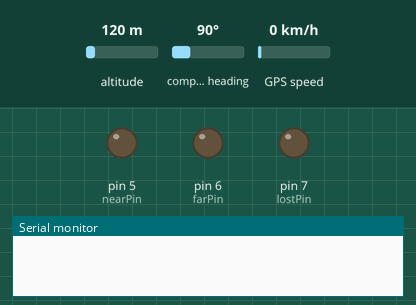
This sketch was run on a simulated Arduino Uno, built with avr-gcc and run on an emulated ATmega328P. Parts: output pins drawn as LEDs (lit = HIGH), the last lines printed to the serial monitor. Inputs (shaded band) come from the test bench; at power-on: altitude 120 m, compass heading 90°, GPS speed 0 km/h. The GPS gets a fix after 3 s at 37.7749, -122.4194 with 8 satellites.

Above: at 0.1 s.
At 1.1 s:
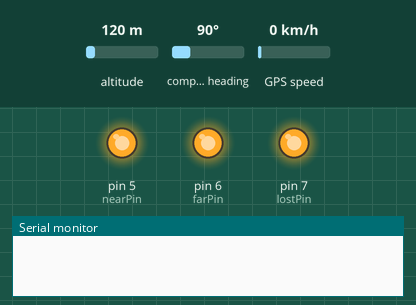
At 6.1 s:
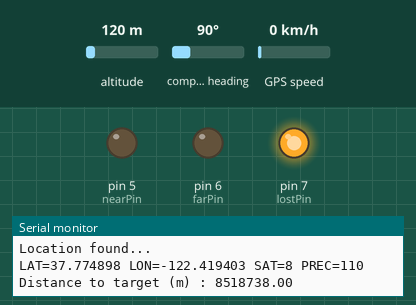
Timing chart, 0 to 7.6 s (numbered marks = the images above):
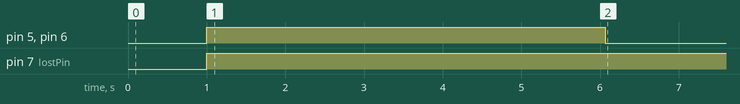

The sketch:

gps_locator.ino
```cpp
#include <SoftwareSerial.h>

#include <TinyGPS.h> //include TinyGPS library
#define LOW_POWER_MODE 1  //Low Power mode includes extra libraries making the compile a little bigger
#define DEBUG 1           //Serial logging at the price of more memory consumption?

#if LOW_POWER_MODE
#include <JeeLib.h> // Low power functions library
ISR(WDT_vect) { Sleepy::watchdogEvent(); } // Setup the watchdog
#endif

// Declare functions
void notLost();
boolean pollGPS();
float calc_dist(float, float, float, float);
// End of Function declaration

TinyGPS gps; //initialise GPS object
SoftwareSerial ss(4, 3); // Create pseudo serial on 4:rx, 3:tx so we can still debug

float targetLat=51.387425, targetLon=-2.359180;
float nearDist = 50, farDist = 500;
int nearPin = 5, farPin = 6, lostPin = 7;
int lostCount=0;

void setup()
{
  Serial.begin(9600);      //initialise serial port
  ss.begin(9600); // GPS module transmits at 9600 baud
  pinMode(nearPin, OUTPUT);  //setup LED pins
  pinMode(farPin,OUTPUT);
  pinMode(lostPin,OUTPUT);
}

void loop()
{
  boolean newData = pollGPS();
  if (newData)
  { //if we have GPS fix
    notLost();
  }
  else
  {
    //We're lost - Show this by lighting all LED's
    digitalWrite(nearPin,HIGH);
    digitalWrite(farPin,HIGH);
    digitalWrite(lostPin,HIGH);
    // Dont know where we are, wait a little longer
    #if LOW_POWER_MODE
      Sleepy::loseSomeTime(5000);
    #else
      delay(5000);
    #endif
  }

}

boolean pollGPS() //poll for GPS data for up to one second
{
  // For one second we parse GPS data and report some key values
  for (unsigned long start = millis(); millis() - start < 1000;)
  {
    while (ss.available())
    {
      char c = ss.read();
      #if DEBUG
//          Serial.write(c); // uncomment this line if you want to see the GPS data flowing
      #endif
      if (gps.encode(c)){ // Did a new valid sentence come in?
        #if DEBUG
          float flat, flon;
          unsigned long age;
          gps.f_get_position(&flat, &flon, &age);
          Serial.println();
          Serial.println("Location found...");
          Serial.print("LAT=");
          Serial.print(flat == TinyGPS::GPS_INVALID_F_ANGLE ? 0.0 : flat, 6);
          Serial.print(" LON=");
          Serial.print(flon == TinyGPS::GPS_INVALID_F_ANGLE ? 0.0 : flon, 6);
          Serial.print(" SAT=");
          Serial.print(gps.satellites() == TinyGPS::GPS_INVALID_SATELLITES ? 0 : gps.satellites());
          Serial.print(" PREC=");
          Serial.print(gps.hdop() == TinyGPS::GPS_INVALID_HDOP ? 0 : gps.hdop());
          Serial.println();
        #endif
        return true;
      }
    }
  }
  return false;
}

void notLost()
{
    lostCount=0;
    float flat,flon,dist;
    unsigned long age;
    gps.f_get_position(&flat, &flon, &age);

    dist = calc_dist( flat, flon, targetLat, targetLon);

    #if DEBUG
       Serial.print("Distance to target (m) : "); Serial.print(dist);
    #endif

    if (dist < nearDist)
    {
      digitalWrite(nearPin,HIGH);
      digitalWrite(farPin,LOW);
      digitalWrite(lostPin,LOW);
    }
    else if (dist < farDist)
    {
      digitalWrite(nearPin,LOW);
      digitalWrite(farPin,HIGH);
      digitalWrite(lostPin,LOW);
    }
    else
    {
      digitalWrite(nearPin,LOW);
      digitalWrite(farPin,LOW);
      digitalWrite(lostPin,HIGH);
    }
#if LOW_POWER_MODE
    Sleepy::loseSomeTime(10000);
#else
    delay(10000);
#endif
}


/*************************************************************************
 * //Function to calculate the distance between two waypoints
 * //From: http://forum.arduino.cc/index.php/topic,27541.0.html
 *
 * // Appears to be based on the haversine formular
 *      - http://blog.avangardo.com/2013/02/distance-between-two-points-on-the-earth/
 *************************************************************************/
float calc_dist(float flat1, float flon1, float flat2, float flon2)
{
    float dist_calc=0;
    float dist_calc2=0;
    float diflat=0;
    float diflon=0;

    //I've to spplit all the calculation in several steps. If i try to do it in a single line the arduino will explode.
    diflat=radians(flat2-flat1);
    flat1=radians(flat1);
    flat2=radians(flat2);
    diflon=radians((flon2)-(flon1));

    dist_calc = (sin(diflat/2.0)*sin(diflat/2.0));
    dist_calc2= cos(flat1);
    dist_calc2*=cos(flat2);
    dist_calc2*=sin(diflon/2.0);
    dist_calc2*=sin(diflon/2.0);
    dist_calc +=dist_calc2;

    // This represents the
    dist_calc=(2*atan2(sqrt(dist_calc),sqrt(1.0-dist_calc)));

    dist_calc*=6371000.0; //Converting to meters

    return dist_calc;
}
```

Measured:
- by itself, pin 5 (nearPin), pin 6 (farPin): LOW → HIGH at 1.0 s, → LOW 5.1 s later
- by itself, pin 7 (lostPin): LOW → HIGH at 1.0 s
